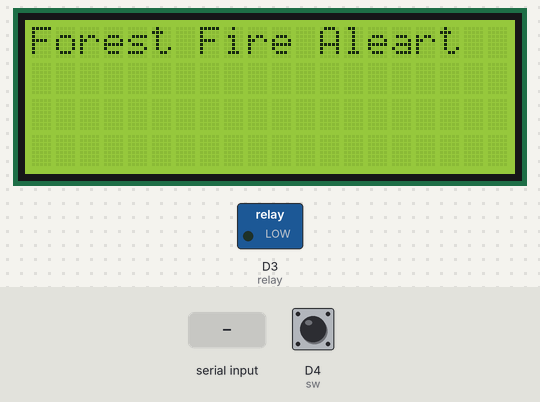
A sketch run on a simulated ESP8266 (NodeMCU). Shown: 20×4 character LCD, switched loads named in the sketch (green lamp = pin HIGH). Inputs (shaded band) come from the test bench; at power-on: D4 (sw) HIGH. WiFi joins after 1.5 s; servers stay silent unless stated; uploads are accepted with an empty reply; what the sketch prints to the serial monitor is not drawn.

Above: at 2.7 s.
2.8 s: "90,45,200\n" received over the second serial link
At 4.3 s:
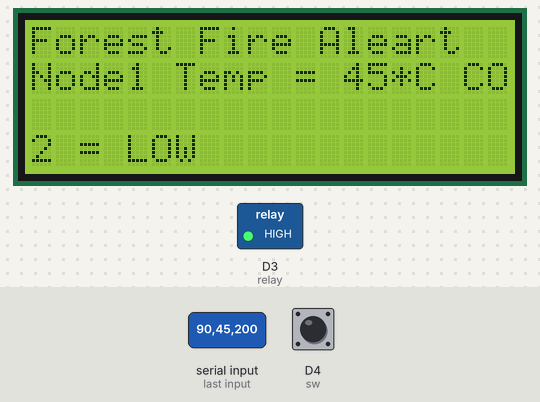
5.3 s: "90,45\n" received over the second serial link
At 7.2 s:
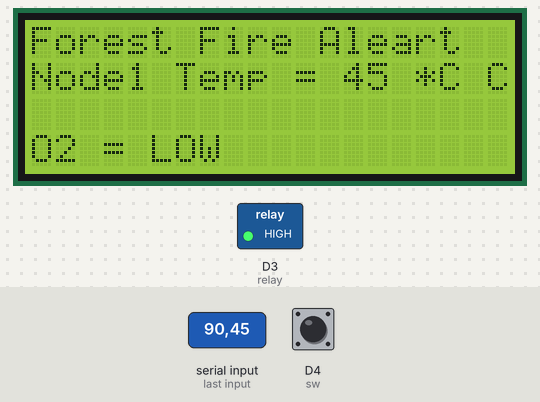
7.8 s: "1\n" received over the second serial link
At 9.2 s:
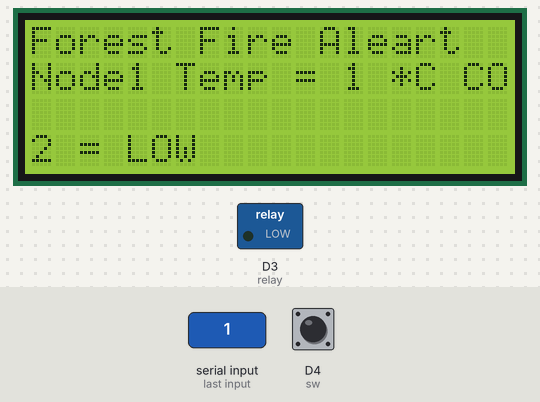
10.3 s: "30,150,10,200\n" received over the second serial link
At 12.3 s:
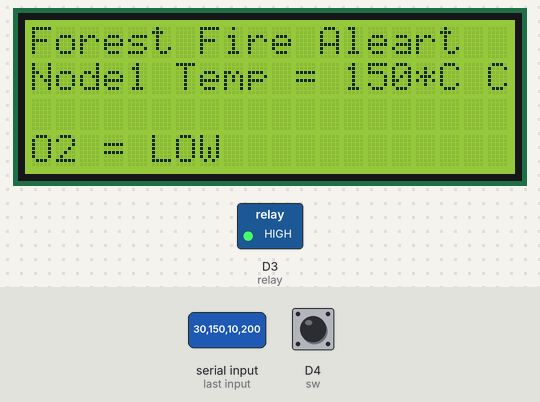
12.8 s: D4 (sw) pulled LOW for 0.15 s
At 13.6 s:
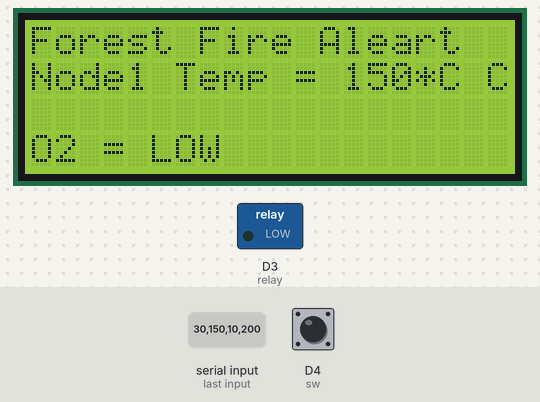
Timing chart, 0 to 15.4 s (numbered marks = the images above; inputs shaded):
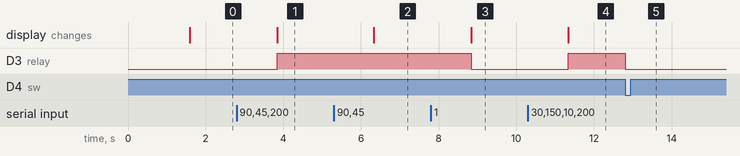

Measured:
- after the input at 2.8 s, D3 (relay): LOW → HIGH after 1.0 s; the display: changes after 1.0 s (image 1)
- after the input at 5.3 s, the display: changes after 1.0 s (image 2)
- after the input at 7.8 s, D3 (relay): HIGH → LOW after 1.0 s; the display: changes after 1.0 s (image 3)
- after the input at 10.3 s, D3 (relay): LOW → HIGH after 1.0 s; the display: changes after 1.0 s (image 4)
- after the input at 12.8 s, D3 (relay): HIGH → LOW at once

The sketch:

nodeRecieve.ino
```cpp
#include <SoftwareSerial.h>

#include <LiquidCrystal_I2C.h>

#include <Wire.h>
//#include <WiFi.h>
//#include <WiFiClientSecure.h>
#include <SPI.h>
#include <ESP8266WiFi.h>
#include <WiFiClient.h>
#include <ESP8266WebServer.h>
#include <ESP8266HTTPClient.h>


#define WIFI_SSID "AndroidAPz"
#define WIFI_PASSWORD "Ko157953"

#define relay D3
#define sw D4

LiquidCrystal_I2C lcd(0x27, 20, 4);

SoftwareSerial arduino(D6, D7); // RX, TX

int status_fire = 0;

int state = 0;


void setup() {
  WiFi.mode(WIFI_STA);
  // connect to wifi.
  WiFi.begin(WIFI_SSID, WIFI_PASSWORD);
  Serial.print("connecting");

  while (WiFi.status() != WL_CONNECTED) {
    Serial.print(".");
    delay(500);
  }
  Serial.println();
  Serial.print("connected: ");
  Serial.println(WiFi.localIP());
  arduino.begin(9600);
  Serial.begin(9600);
  pinMode(sw, INPUT_PULLUP);
  pinMode(relay, OUTPUT);

  Wire.begin(D2, D1);

  lcd.begin();

  lcd.home();

  lcd.print("Forest Fire Aleart");
  lcd.setCursor(0,1);
}

String data = "";
String temp = "";
void loop() {
  HTTPClient http;    //Declare object of class HTTPClient
  if(arduino.available()){
    data = arduino.readString();
    Serial.println(data);
    int index1 = data.indexOf(',');
    int index2 = data.indexOf(',', index1+1);
    String node = data.substring(0,index1);
    temp = data.substring(index1+1,index2);
    String co = data.substring(index2+1);
    String co2_status = "";

    if(co.toInt() < 1800) {
      co2_status = "LOW";
    } else if (co.toInt() < 2300) {
      co2_status = "WARNING";
    } else if (co.toInt() > 2300) {
      co2_status = "DANGER";
    }

    lcd.setCursor(0,1);
    lcd.print("Node1 Temp = "+temp+"*C CO2 = "+co2_status+"       ");


    if(temp.toInt() > 35 && status_fire != 4) {
      status_fire = 2;
    } else if (temp.toInt() > 30 && status_fire == 0) {
      status_fire = 1;
    } else if (temp.toInt() < 28) {
      status_fire = 0;
    }

//    //POST request
//      String postData = "co2=" + co + "&temp=" + temp+ "&nodeID=1" ;
//     http.begin("http://192.168.43.103/savedata");              //Specify request destination
//    http.addHeader("Content-Type", "application/x-www-form-urlencoded");    //Specify content-type header
//
//    int httpCode = http.POST(postData);   //Send the request
//    String payload = http.getString();    //Get the response payload
//    http.end();

  }

  int val_sw = digitalRead(sw);
  val_sw = !val_sw;
  Serial.println(val_sw);

  if(val_sw == 1) {
    if(status_fire == 1) {
      status_fire = 3;
    } else if (status_fire == 2) {
      status_fire = 4;
    }
  }


  if(status_fire == 1) {
    //เข้าไลน์
  } else if(status_fire == 2 && state != 1) {
    digitalWrite(D3, HIGH);
    state = 1;
     http.begin("http://192.168.43.103:8080/alert");              //Specify request destination
    http.addHeader("Content-Type", "application/x-www-form-urlencoded");    //Specify content-type header

    int httpCode = http.POST("");   //Send the request
//    String payload = http.getString();    //Get the response payload
    http.end();
  } else if(status_fire == 4) {
    digitalWrite(D3, LOW);
  } else if(status_fire == 0) {
    digitalWrite(D3, LOW);
    state = 0;
  }
  Serial.println(status_fire);
}


// http.begin("http://192.168.43.103:8080/alert");              //Specify request destination
//    http.addHeader("Content-Type", "application/x-www-form-urlencoded");    //Specify content-type header
//
//    int httpCode = http.POST("");   //Send the request
////    String payload = http.getString();    //Get the response payload
//    http.end();
```
